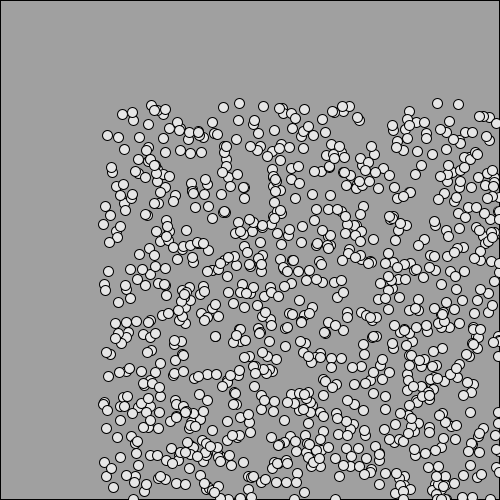
Frame 1 (no input)
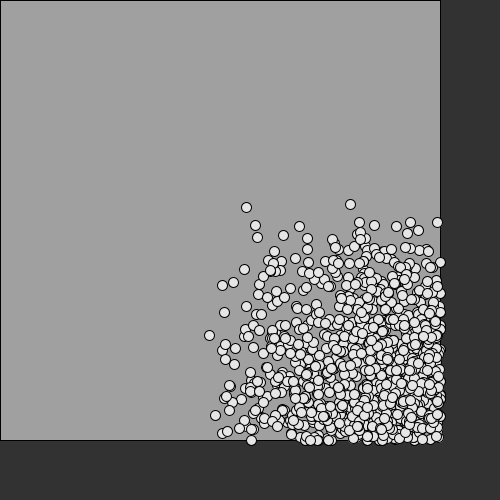
Frame 60 (the mouse pressed at the canvas centre just before this capture)
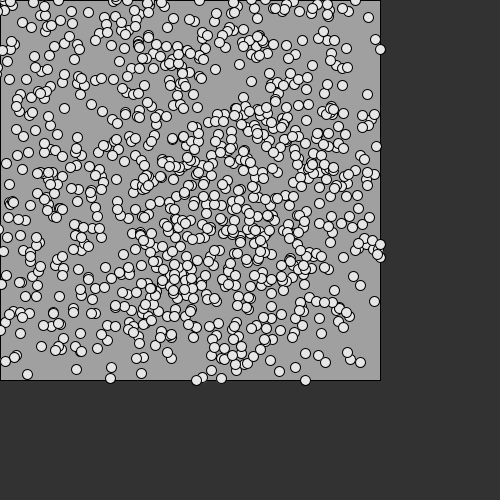
Frame 120 (the mouse held since frame 60 and released just before this capture)

The Processing sketch that drew these frames (run headless with seeded random() and noise(); from frame 60 on, the mouse is pressed at the canvas centre):

// Processing sketch: Bouncing_Ball_Funktioner
// ── Bouncing_Ball_Funktioner.pde
int BallAmount = 1000;  //Defines the number of balls


int BoxLength = 500;
int BoxChange = -1;

float[] BallX = new float[BallAmount]; //Randomizes the balls' starting position
float[] BallY = new float[BallAmount];

float[] BallSpeedX = new float[BallAmount];  //Randomizes the speeds of the ball
float[] BallSpeedY = new float[BallAmount];

void setup(){
  size(500,500);
  frameRate(100);
  RandomizeStart();
}

void draw(){
  clear();
  background(50);
  
  BoxMorph();
  DrawBox();
  
  BallsMove();
  DrawBalls();
}



void RandomizeStart(){
  for(int i = 0; i < BallAmount; i++){
    BallX[i] = random(100,500); //Randomizes the balls starting position
    BallY[i] = random(100,500);
  
    BallSpeedX[i] = random(2,5);  //Randomizes the speed of the ball
    BallSpeedY[i] = random(2,5);
  }
}

void BoxMorph(){
  BoxLength = BoxLength + BoxChange;  //Changes the box' size
  
  if(BoxLength < 50 || BoxLength > 500){    //Makes the box switch between shrinking and growing
    BoxChange = -BoxChange;
  }
}

void DrawBox(){
  fill(160);
  rect(0,0,BoxLength,BoxLength);  //Draws the box
}

void DrawBalls(){
  fill(230);
  for(int i = 0; i < BallAmount; i++){
    circle(BallX[i],BallY[i],10);  //Draws the balls
  }
}

void BallsMove(){
  for(int i = 0; i < BallAmount; i++){
    BallX[i] += BallSpeedX[i];    //Moves the ball
    BallY[i] += BallSpeedY[i];
    
    if(BallX[i] > BoxLength || BallX[i] < 0){  //Makes the balls switch direction when they hit the edges
      BallSpeedX[i] *= -1;
    }
    if(BallY[i] > BoxLength || BallY[i] < 0){
      BallSpeedY[i] *= -1;
    }
    
    if(BallX[i] > BoxLength){   //Makes sure the balls never get out of the box
      BallX[i] = BoxLength;
    }
    if(BallY[i] > BoxLength){
      BallY[i] = BoxLength;
    }
  }
}
